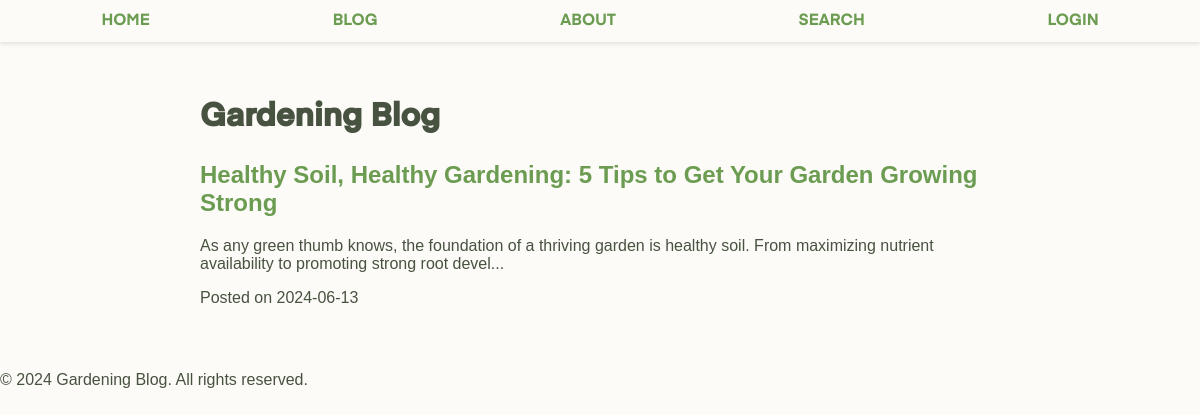
/blog, run on an earlier commit of the app's database.
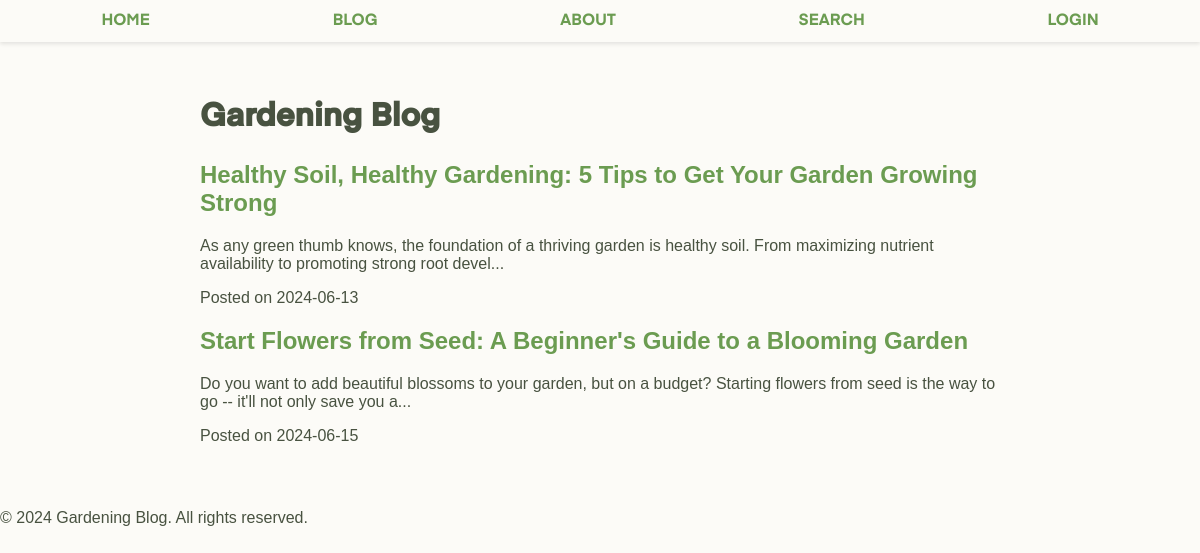
And on a later commit of the database.
### models.py (models this page shows, shortened)
class Post(db.Model):
    id = db.Column(db.Integer, primary_key=True)
    title = db.Column(db.String(100), nullable=False)
    content = db.Column(db.Text, nullable=False)
    author = db.Column(db.String(50), nullable=False)
    date_posted = db.Column(db.DateTime, nullable=False, default=datetime.utcnow)
    category_id = db.Column(db.Integer, db.ForeignKey('category.id'), nullable=False)
    featured_image = db.Column(db.String(200))
    status = db.Column(db.String(20), nullable=False, default='draft')
    comments = db.relationship('Comment', backref='post', lazy='dynamic')
    slug = db.Column(db.String(100), unique=True, nullable=False)
    tags = db.Column(db.String, nullable=False)  # Using string for tags

### app.py (the view)
@app.route('/blog')
def blog():
    app.logger.debug('Blog page accessed')
    posts = Post.query.all()  # Query for all posts
    return render_template('blog.html', posts=posts)

### templates/blog.html (shortened to what this page needs)
{% extends "base.html" %}
{% block content %}
<h1>Gardening Blog</h1>
{% if posts %}
<div class="blog-posts">
    {% include '_post_snippet.html' %}
</div>
{% else %}
<p>No blog posts available yet.</p>
{% endif %}
{% endblock %}

### templates/_post_snippet.html
{% for post in posts %}
<article class="blog-post">
    <h2><a href="{{ url_for('post', post_slug=post.slug) }}">{{ post.title }}</a></h2>
    <p>{{ post.content[:150] | safe }}...</p>
    <p>Posted on {{ post.date_posted.strftime('%Y-%m-%d') }}</p>
</article>
{% endfor %}

What changed in the data, as far as the page shows it:
added Post: title "Start Flowers from Seed: A Beginner's Guide to a Blooming Garden", content "Do you want to add beautiful blossoms to your garden, but on a budget? Starting flowers from seed is the way to go -- it'll not only save you a", date_posted "2024-06-15"
